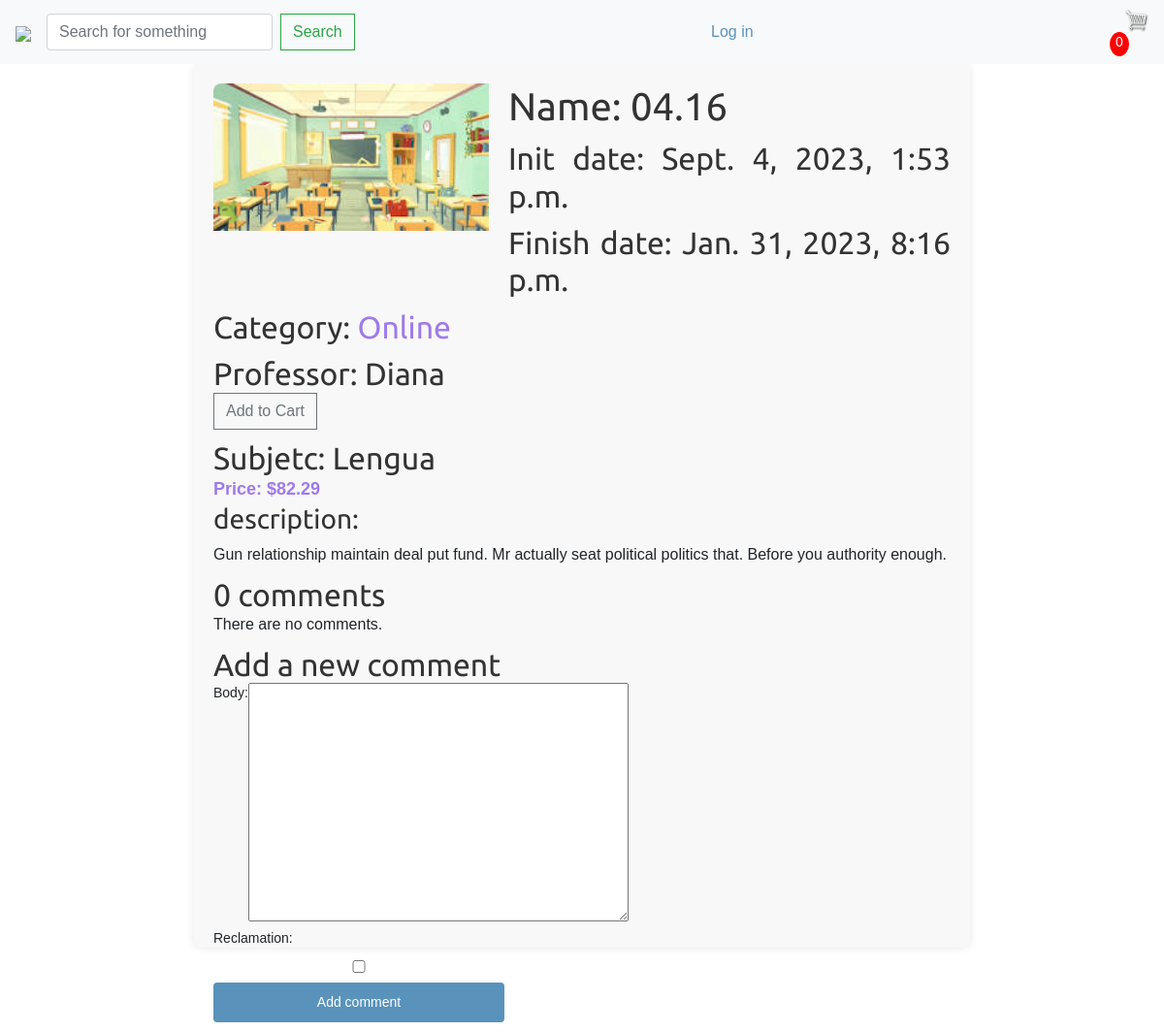
Page /4/04-16/ on the committed database.
### shop/models.py (models this page shows, shortened)
class Product(models.Model):
    category = models.ForeignKey(Category,related_name='products',on_delete=models.CASCADE)
    professor = models.ForeignKey(Professor,related_name='products',on_delete=models.CASCADE)
    subject = models.ForeignKey(Subject,related_name='products',on_delete=models.CASCADE)
    name = models.CharField(max_length=200)
    slug = models.SlugField(max_length=200)
    image = models.ImageField(upload_to='products/%Y/%m/%d',blank=True,default='../media/noimage.jpg')
    description = models.TextField(blank=True)
    price = models.DecimalField(max_digits=10,decimal_places=2)
    available = models.BooleanField(default=True)
    init_dateTime = models.DateTimeField()
    finish_dateTime = models.DateTimeField()
    created = models.DateTimeField(auto_now_add=True)
    updated = models.DateTimeField(auto_now=True)
    class Meta:
        ordering = ['name']
        indexes = [
        models.Index(fields=['id', 'slug']),
        models.Index(fields=['name']),
        models.Index(fields=['-created']),
        ]

class Category(models.Model):
    name = models.CharField(max_length=200)
    slug = models.SlugField(max_length=200,
    unique=True)
    class Meta:
        ordering = ['name']
        indexes = [
        models.Index(fields=['name']),
        ]
        verbose_name = 'category'
        verbose_name_plural = 'categories'
    def __str__(self):
        return self.name
    def get_absolute_url(self):
        return reverse('shop:product_list_by_category',args=[self.slug])

class Professor(models.Model):
    name = models.CharField(max_length=200)
    surname = models.CharField(max_length=200)
    slug = models.SlugField(max_length=200,
    unique=True)
    class Meta:
        ordering = ['name']
        indexes = [
        models.Index(fields=['name']),
        ]
        verbose_name = 'professor'
        verbose_name_plural = 'professors'
    def __str__(self):
        return self.name

class Subject(models.Model):
    name = models.CharField(max_length=200)
    slug = models.SlugField(max_length=200,
    unique=True)
    class Meta:
        ordering = ['name']
        indexes = [
        models.Index(fields=['name']),
        ]
        verbose_name = 'subject'
        verbose_name_plural = 'subjects'
    def __str__(self):
        return self.name

### shop/views.py (the view)
# urls.py: path('<int:id>/<slug:slug>/', views.product_detail,name='product_detail'),
def product_detail(request, id, slug):
    product = get_object_or_404(Product,
    id=id,
    slug=slug,
    available=True)
    comments = product.comments.filter(active=True)
    form = CommentForm()
    if request.user.is_authenticated:
        customer = request.user.customer
        order, created = Order.objects.get_or_create(customer=customer, completed=False)
        items = order.orderitem_set.all()
        cartItems = order.get_cart_items
    else:
        items = []
        order = {'get_cart_total':0, 'get_cart_items':0}
        cartItems = order['get_cart_items']
    return render(request,
    'shop/product/detail.html',
    {'product': product,
    'comments': comments,
    'form': form,
    'cartItems':cartItems})

### shop/forms.py
class CommentForm(forms.ModelForm):
    class Meta:
        model = Comment
        fields = ['body','reclamation']

### templates/shop/product/detail.html (shortened to what this page needs)
{% extends "shop/base.html" %}
{% load static %}
{% block content %}
<div class="product-detail">
    <img src="{% if product.image %}{{ product.image.url }}{% else %}
    {% static "img/no_image.png" %}{% endif %}">
    <h1>Name: {{ product.name }}</h1>
    <h2>Init date: {{ product.init_dateTime }}</h2>
    <h2>Finish date: {{ product.finish_dateTime }}</h2>
    <h2>
    Category:
        <a href="{{ product.category.get_absolute_url }}">
            {{ product.category }}
        </a>
    </h2>
    <h2>
    Professor: {{ product.professor }}
    </h2>
    <button data-product="{{product.id}}" data-action="add" class="btn btn-outline-secondary add-btn update-cart">Add to Cart</button>
    <h2>
    Subjetc: {{ product.subject}}
    </h2>
    <p class="price">Price: ${{ product.price }}</p>
    <h3>description:</h3> {{ product.description|linebreaks }}
    {% with comments.count as total_comments %}
    <h2>
        {{ total_comments }} comment{{ total_comments|pluralize }}
    </h2>
    {% endwith %}
    {% for comment in comments %}
    <div class="comment">
        <p class="info">
            Comment {{ forloop.counter }} by {{ comment.name }}
            {{ comment.created }}
        </p>
        {{ comment.body|linebreaks }}
    </div>
    {% empty %}
    <p>There are no comments.</p>
    {% endfor %}
    {% include "shop/product/includes/comment_form.html" %}
</div>
{% endblock %}

### shop/static/css/base.css (style rules this page uses)
body { margin:0; padding:0; font-family:helvetica, sans-serif; }
h1, h2, h3, h4, h5 , h6 { font-family: 'Ubuntu', sans-serif; font-weight:normal; }
a { text-decoration:none; color:#5993bb; }
form p label, form p input { float:left; clear:both; }
form p label { font-size:14px; padding-bottom:4px; }
form p input { width:300px; font-size:13px; margin-bottom:10px; padding:10px 12px; border:0; background:#efefef; color:#666; border-radius:4px; }
.product-detail { text-align:justify; }
.product-detail .price { color:#333; font-size:28px; font-weight:bold; }
.product-detail img { width:40%; float:left; padding:0 20px 20px 0; }
.product-detail h1 { margin-bottom:0; }
.product-detail h2 { margin-top:10px; }
body, h1, h2, p, button { margin: 0; padding: 0; }
button { background-color: #9f7aea; color: white; border: none; padding: 10px 15px; text-align: center; text-decoration: none; display: inline-block; font-size: 14px; cursor: pointer; border-radius: 4px; }
.product-detail { max-width: 800px; margin: 0 auto; padding: 20px; background-color: #f8f8f8; border-radius: 8px; box-shadow: 0 0 10px rgba(0, 0, 0, 0.1); }
.product-detail img { max-width: 100%; height: auto; margin-bottom: 20px; border-radius: 8px; }
.product-detail h1, .product-detail h2, .product-detail h3 { color: #333; }
.product-detail a { color: #9f7aea; }
.product-detail .price { font-size: 18px; font-weight: bold; color: #9f7aea; }
.btn { border-radius: 0; }

### rows in the picture
Product: image (picture), name "04.16", init_dateTime "Sept. 4, 2023, 1:53 p.m.", finish_dateTime "Jan. 31, 2023, 8:16 p.m.", category "Online", professor "Diana", subject "Lengua", price "82.29", description "Gun relationship maintain deal put fund. Mr actually seat political politics that. Before you authority enough."

### other values in the picture
{{ cartItems }} "0"
{{ total_comments }} "0"
